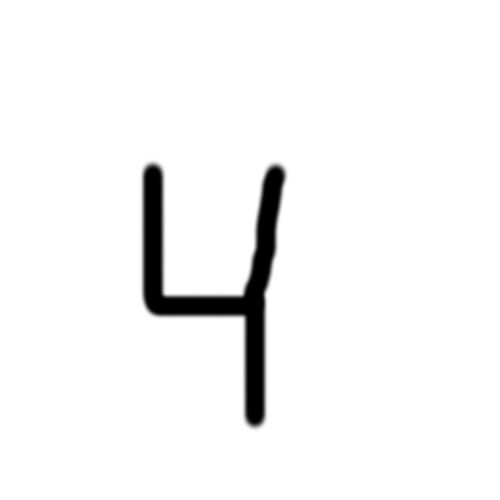
#> input picture test_image.png, 500 x 500 px
$ python guess_number.py
#> lines starting #> are read from the running program, lines starting #| are printed output that depends on the picture
from PIL import Image
import numpy as np
import PIL.ImageOps as imOp
from net.model import FeedForwardNN

fname = "test_image.png"
parameters_path = 'parameters/'

name, ext = fname.split('.')

img = Image.open(fname).convert('L').resize((28, 28))
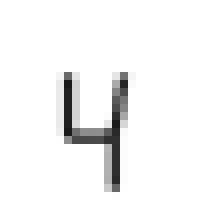
#> img: PIL image 28x28 L (shown 8 times larger); min 26, max 255, mean 244.9
img = imOp.invert(img)
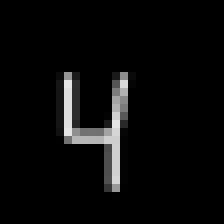
#> img: PIL image 28x28 L (shown 8 times larger); min 0, max 229, mean 10.1
img.save(name + "_grey." + ext)

X = np.array(img.getdata()).reshape(784, 1)
#> X = 784 values, max 229 at index 288, min 0 at index 0, mean 10.1
X = (X - 127.5) / 127.5
#> X = 784 values, max 0.796 at index 288, min -1 at index 0, mean -0.921
Y = np.array([[1]])

digit = 0

full_path = f"{parameters_path}mnist_params_{digit}.npz"
#> (the run stopped early here; a loop or call above may not have finished)
